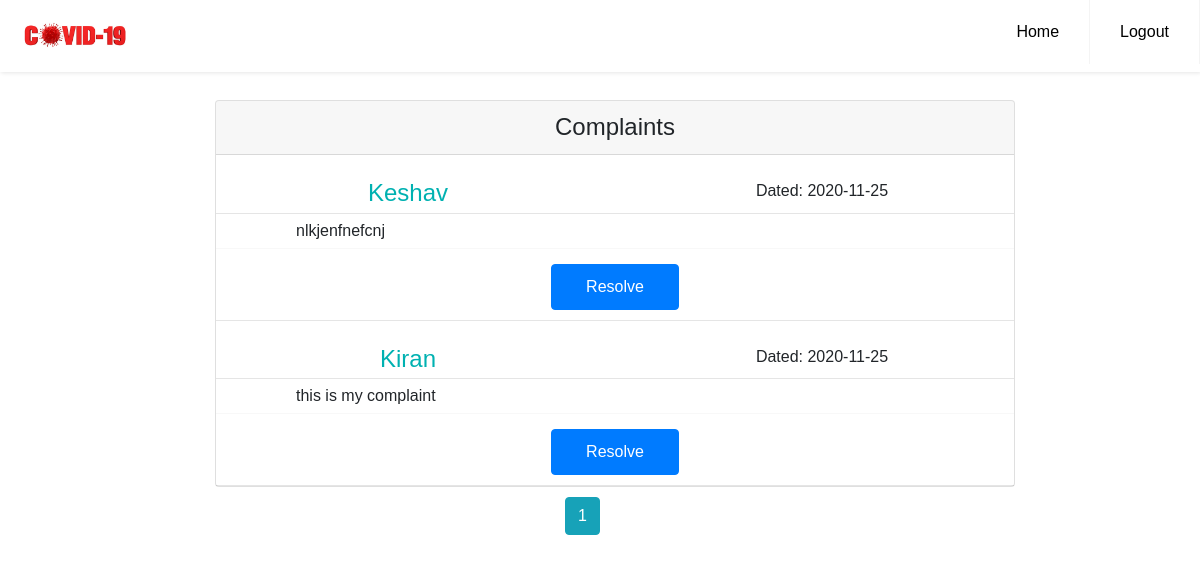
Page /complaint (signed in) on the earlier database version.
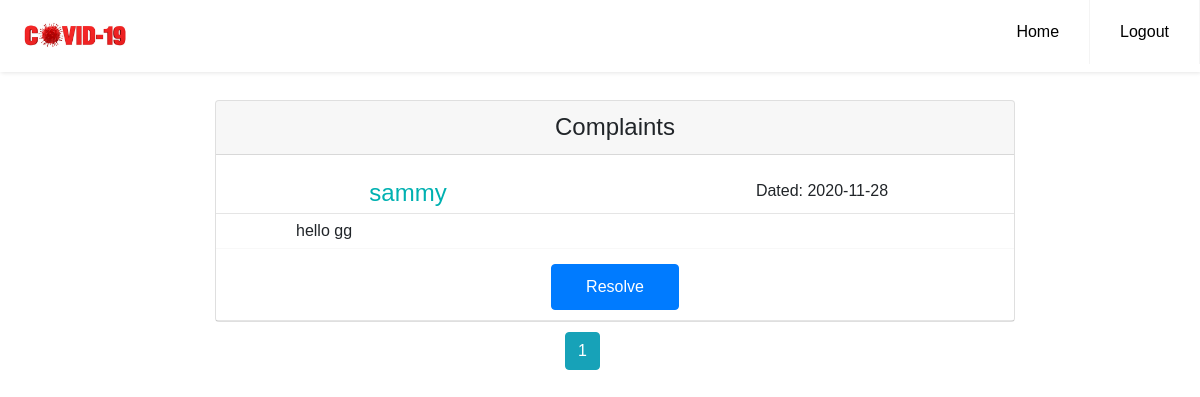
Same page on the later database version.
### models.py (models this page shows, shortened)
class Contact(db.Model):
    __tablename__ = "contact"
    id = db.Column(db.Integer, primary_key=True)
    name = db.Column(db.String(100), nullable=False)
    date_posted = db.Column(db.DateTime, nullable=False,
                            default=datetime.utcnow)
    content = db.Column(db.Text, nullable=False)
    phone = db.Column(db.Integer, nullable=False)

### app.py (the view)
@app.route('/complaint')
@login_required
def complaint():
    page = request.args.get('page', 1, type=int)
    clist = Contact.query.order_by(Contact.date_posted.desc()).paginate(per_page=10, page=page)
    return render_template('complaint.html', clist=clist, title="Complaint Section")

### models.py (called while the page is built)
@login.user_loader
def load_user(id):
    return User.query.get(int(id))

### templates/complaint.html (shortened to what this page needs)
  {% extends 'base.html' %}
  {% block navbar %}
  <li><a href="{{ url_for('logout') }}">Logout</a></li>
  {% endblock %}
  {% block content %}
    <div class="profile__header">
        <div class="container profile__container">
            <div class="card">
                <div class="card-header">  <h4 >Complaints</h4></div>
                {% for complaint in clist.items %}
                <br>
                    <div class="title row">
                        <h4 style="color:#00b1b1;" class="col">{{ complaint.name }} </h4>
                        <span class="col"><p>Dated: {{ complaint.date_posted.strftime('%Y-%m-%d') }}</p></span>
                    </div>
                    <hr style="margin:5px 0 5px 0;">
                      <div class="row">
                            <div class="col-sm-7 col-xs-6 complaint">{{ complaint.content }}</div>
                      </div>
                    <div class="bot-border"></div>
                    <div class="row">
                        <a type="button" class="btn btn-primary col" id="patient__button" href="{{ url_for('resolvecomplaint', complaint_id=complaint.id) }}">Resolve</a>
                    </div>
                    <hr>
                  {% endfor %}
   </div>
           <div class="pagination_content">
             {% for page_num in clist.iter_pages(left_edge=1, right_edge=1, left_current=1, right_current=2) %}
            {% if page_num %}
                {% if clist.page == page_num %}
                  <a class="btn btn-info mb-4" href="{{ url_for('complaint', page=page_num) }}">{{ page_num }}</a>
                {% else %}
                  <a class="btn btn-outline-info mb-4" href="{{ url_for('complaint', page=page_num) }}">{{ page_num }}</a>
                {% endif %}
            {% else %}
              ...
            {% endif %}
          {% endfor %}
           </div>
        </div>
    </div>
  {% endblock content %}

Differences in the rows shown:
removed Contact: name "Keshav", date_posted "2020-11-25", content "nlkjenfnefcnj"
removed Contact: name "Kiran", date_posted "2020-11-25", content "this is my complaint"
added Contact: name "sammy", date_posted "2020-11-28", content "hello gg"
